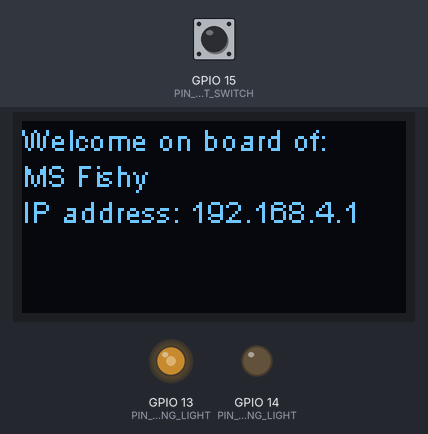
Simulated run of this program. Board: ESP32. On the bench: 128×64 one-colour display, output pins drawn as LEDs (lit = HIGH). The test bench sets the inputs (shaded band); at power-on: GPIO 15 (PIN_RC_LIGHT_SWITCH) LOW.

Above: at 1.2 s.
Timing chart, 0 to 2.7 s (numbered marks = the images above):
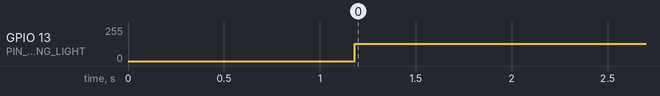

The program:

main.cpp
```cpp
#include <Arduino.h>
#include <heltec.h>
#include <WiFi.h>
#include <WiFiAP.h>
#include "debug.h"
#include "config.h"
#include "secrets.h"


void drawWelcomeScreen();
void createWifiHotspot();
void listenWiFi();
void listenRC();
String handleRequest(String req);
void switchSteamingLight(bool on);
void switchFishingLight(bool on);

const char *ssid = SSID;
const char *password = PASSWORD;
bool steamingLightOn = false;
bool fishingLightOn = false;

WiFiServer server;
WiFiClient client;

void setup() {
  Serial.begin(115200);
  delay(1000);
  debugLn("Welcome on board of " + String(BOAT_NAME));
  debugLn("Starting up...");
  // Prepare GPIO for Light
  pinMode(PIN_STEAMING_LIGHT, OUTPUT);
  pinMode(PIN_FISHING_LIGHT, OUTPUT);
  pinMode(PIN_RC_LIGHT_SWITCH, INPUT);
  digitalWrite(PIN_STEAMING_LIGHT, LOW);
  digitalWrite(PIN_FISHING_LIGHT, LOW);
  debugLn("   ... Light pins set");
  // Prepare Display
  Heltec.begin(true /*DisplayEnable Enable*/, false /*LoRa Disable*/, true /*Serial Enable*/);
  Heltec.display->setFont(ArialMT_Plain_10);
  Heltec.display->flipScreenVertically();
  debugLn("   ... Display ready");
  // Prepare Wifi
  createWifiHotspot();
  drawWelcomeScreen();
}

void loop() {
  listenWiFi();
  listenRC();
}

void drawWelcomeScreen() {
  Heltec.display->clear();
  Heltec.display->drawString(0, 0, "Welcome on board of:");
  Heltec.display->drawString(0, 12, BOAT_NAME);
  IPAddress IP = WiFi.softAPIP();
  Heltec.display->drawString(0, 24, "IP address: " + IP.toString());
  Heltec.display->display();
}

void createWifiHotspot() {
  WiFi.mode(WIFI_STA);
  WiFi.disconnect();
  delay(100);
  debugLn("   ... Configuring access point.");
  WiFi.mode(WIFI_AP);
  if (!WiFi.softAP(ssid, password)) {
    Serial.println("Failed to set up AP");
    return;
  }
  IPAddress IP = WiFi.softAPIP();
  debug("AP IP address: ");
  debugLn(IP);
  server.begin(HTTP_PORT);
}

void listenRC() {
  if (digitalRead(PIN_RC_LIGHT_SWITCH) == HIGH) {
    switchSteamingLight(true);
  } else {
    switchSteamingLight(false);
  }
}

void switchSteamingLight(bool on) {
  steamingLightOn = !steamingLightOn;
  digitalWrite(PIN_STEAMING_LIGHT, steamingLightOn ? HIGH : LOW);
}

void switchFishingLight(bool on) {
  fishingLightOn = !fishingLightOn;
  digitalWrite(PIN_FISHING_LIGHT, fishingLightOn ? HIGH : LOW);
}

void listenWiFi() {
if (!client) {
    client = server.available();
  }
  else {
    if (client.available()) {
      // read request
      String req = client.readString();
      //handle Request
      String response = handleRequest(req);
      // send response
      client.print(response.c_str());
      client.stop();
    }
  }
}

String handleRequest(String req) {
  Serial.println(req);
  return "HTTP/1.1 200 OK\r\nContent-Type: text/html\r\n\r\n<!DOCTYPE HTML>\r\n<html>\r\n<h1>Hello World!</h1>\r\n</html>\n";
}
```

debug.h
```cpp
#ifndef debug_h
#define debug_h

#ifdef DEBUG
#define debug(...) Serial.print(__VA_ARGS__)
#else
#define debug(...)
#endif

#ifdef DEBUG
#define debugLn(...); Serial.println(__VA_ARGS__)
#else
#define debugLn(...)
#endif

#endif
```

secrets.h
```cpp
#define SSID "MSFishyAP"
#define PASSWORD "12345678"
```

config.h
```cpp
#define BOAT_NAME "MS Fishy"
#define PIN_STEAMING_LIGHT 13
#define PIN_FISHING_LIGHT 14
#define PIN_RC_LIGHT_SWITCH 15
#define HTTP_PORT 80

#define DEBUG
```

Measured:
- by itself, GPIO 13 (PIN_STEAMING_LIGHT): 0/255 → 130/255 at 1.2 s
